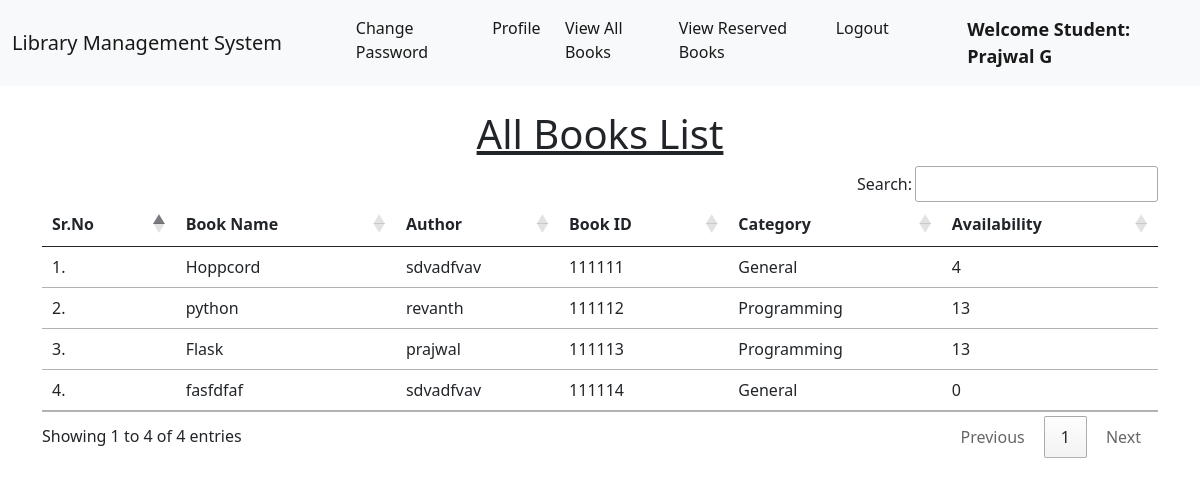
Before: /view_books_student/ (signed in) with the older database file.
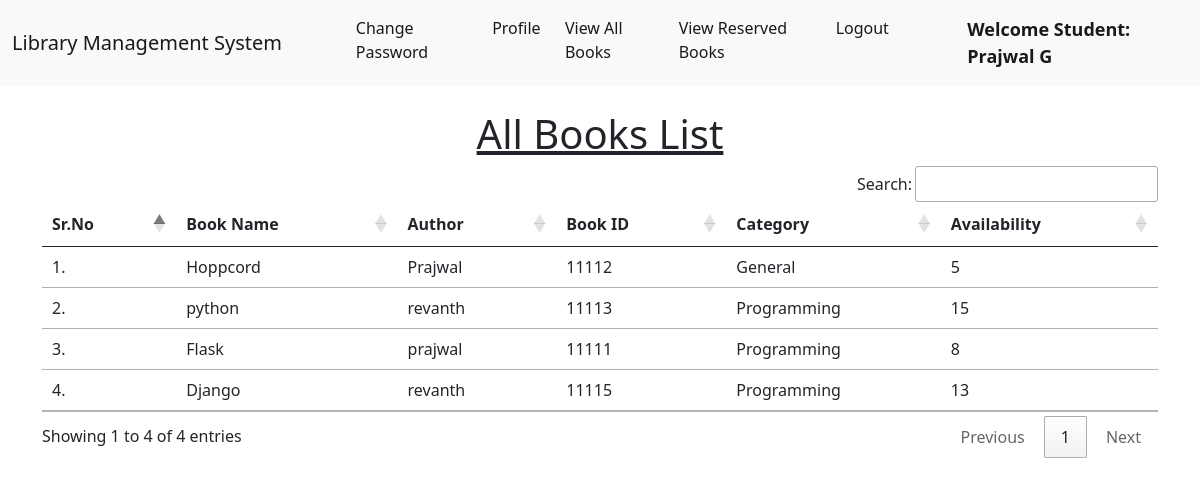
After: the same page with the newer database file.
### base/models.py (models this page shows, shortened)
class Book(models.Model):
    name = models.CharField(max_length=200)
    author = models.CharField(max_length=200)
    book_id = models.PositiveIntegerField()
    category = models.CharField(max_length=50)
    availability = models.IntegerField(default=0)

### base/views.py (the view)
# urls.py: path("view_books_student/", views.view_books_student, name="view_books_student"),
@login_required(login_url = '/student_login')
def view_books_student(request):
    books = Book.objects.all()
    return render(request, "view_books_student.html", {'books':books})

### base/templates/view_books_student.html (shortened to what this page needs)
{% extends 'student_navbar.html' %}
{% load static %}
{% block body %}
<div class="container mt-4">
    <h1 class="text-center"><u>All Books List</u></h1>
    <table class="table table-hover" id="example">
        <thead>
            <tr>
                <th>Sr.No</th>
                <th>Book Name</th>
                <th>Author</th>
                <th>Book ID</th>
                <th>Category</th>
                <th>Availability</th>
            </tr>
        </thead>
        <tbody>
            {% for book in books %}
            <tr>
                <td>{{forloop.counter}}.</td>
                <td>{{book.name}}</td>
                <td>{{book.author}}</td>
                <td>{{book.book_id}}</td>
                <td>{{book.category}}</td>
                <td>{{book.availability}}</td>
            </tr>
            {% endfor %}
        </tbody>
    </table>
    </div>
{% endblock %}

Changed rows visible on the page:
removed Book: name "fasfdfaf", author "sdvadfvav", book_id "111114", category "General", availability "0"
changed Book "Hoppcord": author "sdvadfvav" → "Prajwal"; book_id "111111" → "11112"; availability "4" → "5"
changed Book "python": book_id "111112" → "11113"; availability "13" → "15"
changed Book "Flask": book_id "111113" → "11111"; availability "13" → "8"
added Book: name "Django", author "revanth", book_id "11115", category "Programming", availability "13"
